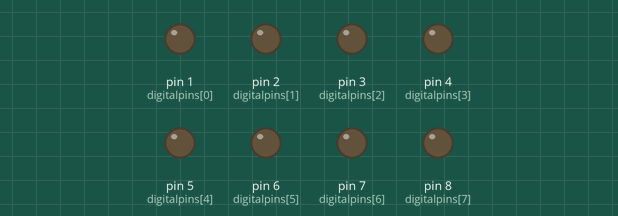
Simulated run of this sketch. Board: Arduino Uno, built with avr-gcc and run on an emulated ATmega328P. Parts: output pins drawn as LEDs (lit = HIGH).

Above: at 0.1 s.
At 4.1 s:
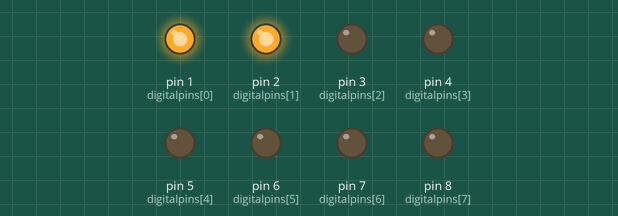
At 9.1 s:
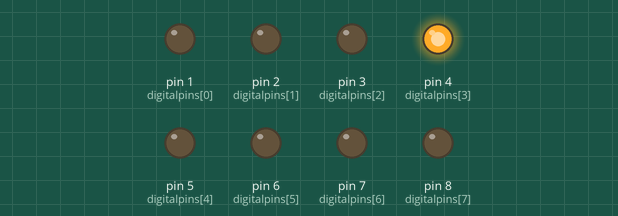
At 19.1 s:
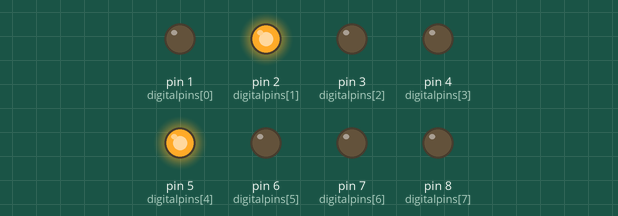
At 29.1 s:
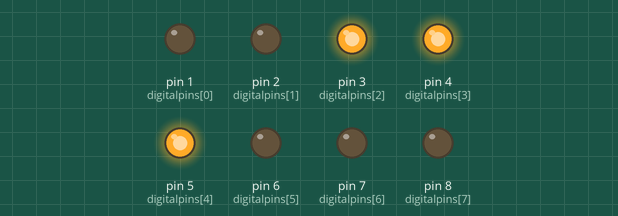
At 39.1 s:
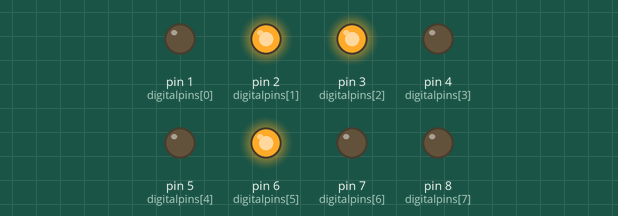
Timing chart, 0 to 40.0 s (numbered marks = the images above):
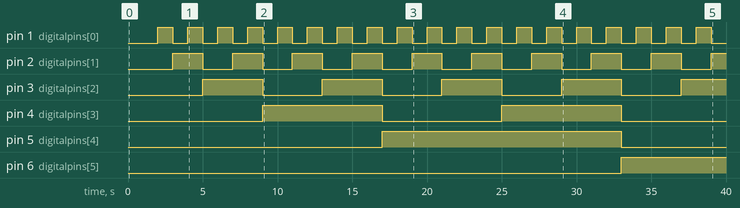

The sketch:

Q3_sh2.ino
```cpp
byte digitalpins[8] = {1,2,3,4,5,6,7,8} ;
int t ;
void setup() {
  for(int i=0;i<8;i++){
    pinMode (digitalpins[i],OUTPUT) ;
  }

}

void loop() {
  for(int j=0;j<256;j++){
    t = j ;
    if(t>128){
      digitalWrite(digitalpins[7],HIGH) ;
      t = t - 128 ;
    }else{
      digitalWrite(digitalpins[7],LOW) ;
    }
    if(t>64){
      digitalWrite(digitalpins[6],HIGH) ;
      t = t - 64 ;
    }else{
      digitalWrite(digitalpins[6],LOW) ;
    }
    if(t>32){
      digitalWrite(digitalpins[5],HIGH) ;
      t = t - 32 ;
    }else{
      digitalWrite(digitalpins[5],LOW) ;
    }
    if(t>16){
      digitalWrite(digitalpins[4],HIGH) ;
      t = t - 16 ;
    }else{
      digitalWrite(digitalpins[4],LOW) ;
    }
    if(t>8){
      digitalWrite(digitalpins[3],HIGH) ;
      t = t - 8 ;
    }else{
      digitalWrite(digitalpins[3],LOW) ;
    }
    if(t>4){
      digitalWrite(digitalpins[2],HIGH) ;
      t = t - 4 ;
    }else{
      digitalWrite(digitalpins[2],LOW) ;
    }
    if(t>2){
      digitalWrite(digitalpins[1],HIGH) ;
      t = t - 2 ;
    }else{
      digitalWrite(digitalpins[1],LOW) ;
    }
    if(t>1){
      digitalWrite(digitalpins[0],HIGH) ;
      t = t - 1 ;
    }else{
      digitalWrite(digitalpins[0],LOW) ;
    }
    delay(1000) ;

  }

}
```

Measured:
- by itself, pin 1 (digitalpins[0]): alternates HIGH for 1.0 s and LOW for 1.0 s
- by itself, pin 2 (digitalpins[1]): alternates HIGH for 2.0 s and LOW for 2.0 s
- by itself, pin 3 (digitalpins[2]): alternates HIGH for 4.0 s and LOW for 4.0 s
- by itself, pin 4 (digitalpins[3]): alternates HIGH for 8.0 s and LOW for 8.0 s
- by itself, pin 5 (digitalpins[4]): LOW → HIGH at 17.0 s, → LOW 16.0 s later
- by itself, pin 6 (digitalpins[5]): LOW → HIGH at 33.0 s
